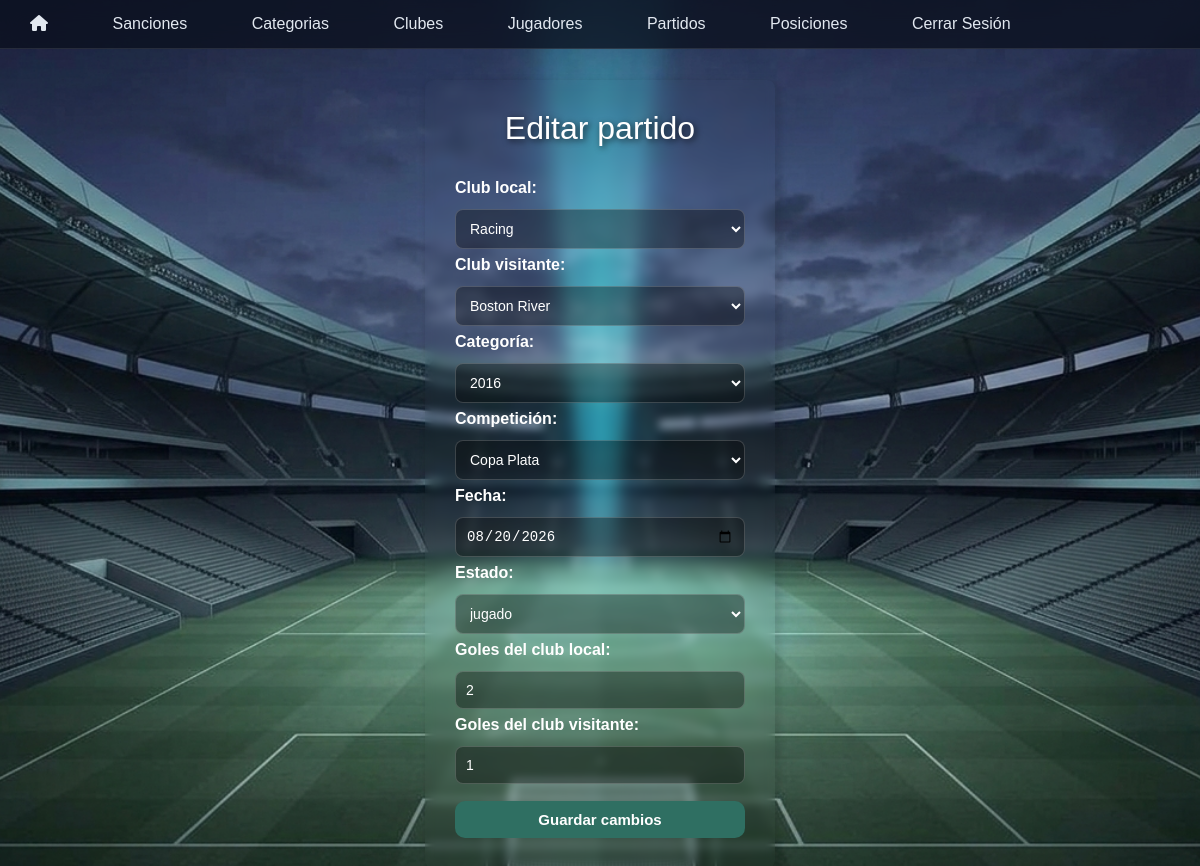
Screenshot of /fixture/editarPartido.php?id=12 (signed in) with the database file from the repository.
### tables this page shows
CREATE TABLE `partidos` (
  `id` int(11) NOT NULL,
  `id_club_local` int(11) NOT NULL,
  `id_club_visitante` int(11) NOT NULL,
  `id_categoria` int(11) NOT NULL,
  `fecha` date DEFAULT NULL,
  `estado` varchar(20) NOT NULL DEFAULT 'sin_fecha',
  `goles_local` int(11) DEFAULT NULL,
  `goles_visitante` int(11) DEFAULT NULL,
  `id_competicion` int(11) NOT NULL DEFAULT 1
);

CREATE TABLE `club` (
  `id` int(11) NOT NULL,
  `nombre` varchar(100) NOT NULL,
  `logo` varchar(255) DEFAULT NULL,
  `activo` tinyint(1) NOT NULL DEFAULT 1
);

CREATE TABLE `categorias` (
  `id` int(11) NOT NULL,
  `año` varchar(45) NOT NULL,
  `activo` tinyint(1) NOT NULL DEFAULT 1
);

CREATE TABLE `competicion` (
  `id` int(11) NOT NULL,
  `nombre` varchar(50) NOT NULL
);

### fixture/editarPartido.php (the view, shortened to what this page needs)
<?php
require_once __DIR__ . "/../conexion.php";
$id = (int) $_GET["id"];
$sql = "SELECT * FROM partidos WHERE id = $id";
$resultado = mysqli_query($conn, $sql);
$partido = mysqli_fetch_assoc($resultado);
$sqlClubes = "SELECT * FROM club WHERE activo = 1 OR id = " . $partido['id_club_local'] . " OR id = " . $partido['id_club_visitante'];
$resultadoClubes = mysqli_query($conn, $sqlClubes);
$resultadoCategorias = mysqli_query($conn, "SELECT * FROM categorias");
$resultadoCompeticiones = mysqli_query($conn, "SELECT * FROM competicion");
?>
<!DOCTYPE html>
<html lang="es">
<head>
    <link rel="stylesheet" href="partidos.css">
</head>
<body>
<header>
    <?php include "../nav/nav.php"; ?>
</header>
<div class="Casilla">
    <form action="editarPartido.php?id=<?php echo $id; ?>" method="post">
        <h1 class="tituloPartidos">Editar partido</h1>
        <label for="EquipoLocal">Club local:</label>
        <select name="EquipoLocal" id="EquipoLocal" required>
            <?php while ($club = mysqli_fetch_assoc($resultadoClubes)) { ?>
                <option value="<?php echo $club['id']; ?>"
                    <?php if ($club['id'] == $partido['id_club_local']) {
                        echo "selected";
                    } ?>>
                    <?php echo htmlspecialchars($club['nombre']); ?>
                </option>
            <?php } ?>
        </select>
        <?php
        $resultadoClubes = mysqli_query($conn, $sqlClubes);
        ?>
        <label for="EquipoVisitante">Club visitante:</label>
        <select name="EquipoVisitante" id="EquipoVisitante" required>
            <?php while ($club = mysqli_fetch_assoc($resultadoClubes)) { ?>
                <option value="<?php echo $club['id']; ?>"
                    <?php if ($club['id'] == $partido['id_club_visitante']) {
                        echo "selected";
                    } ?>>
                    <?php echo htmlspecialchars($club['nombre']); ?>
                </option>
            <?php } ?>
        </select>
        <label for="Categoria">Categoría:</label>
        <select name="Categoria" id="Categoria" required>
            <?php while ($categoria = mysqli_fetch_assoc($resultadoCategorias)) { ?>
                <option value="<?php echo $categoria['id']; ?>"
                    <?php if ($categoria['id'] == $partido['id_categoria']) {
                        echo "selected";
                    } ?>>
                    <?php echo htmlspecialchars($categoria['año']); ?>
                </option>
            <?php } ?>
        </select>
        <label for="Competicion">Competición:</label>
        <select name="Competicion" id="Competicion" required>
            <?php while ($competicion = mysqli_fetch_assoc($resultadoCompeticiones)) { ?>
                <option value="<?php echo $competicion['id']; ?>"
                    <?php if ($competicion['id'] == $partido['id_competicion']) {
                        echo "selected";
                    } ?>>
                    <?php echo htmlspecialchars($competicion['nombre']); ?>
                </option>
            <?php } ?>
        </select>
        <label for="fecha">Fecha:</label>
        <input type="date" name="fecha" id="fecha"
            value="<?php
            if ($partido['fecha'] != NULL) {
                echo htmlspecialchars($partido['fecha']);
            }
            ?>">
        <label for="estado">Estado:</label>
        <select name="estado" id="estado" required>
            <?php
            $estados = array(
                "sin_fecha",
                "programado",
                "jugado",
                "pendiente",
                "suspendido"
            );
            foreach ($estados as $opcion) {
                if ($opcion == $partido['estado']) {
                    echo "<option value='$opcion' selected>$opcion</option>";
                } else {
                    echo "<option value='$opcion'>$opcion</option>";
                }
            }
            ?>
        </select>
        <label for="goles_local">Goles del club local:</label>
        <input type="number" min="0" name="goles_local" id="goles_local"
            value="<?php
            if ($partido['goles_local'] !== NULL) {
                echo $partido['goles_local'];
            }
            ?>">
        <label for="goles_visitante">Goles del club visitante:</label>
        <input type="number" min="0" name="goles_visitante" id="goles_visitante"
            value="<?php
            if ($partido['goles_visitante'] !== NULL) {
                echo $partido['goles_visitante'];
            }
            ?>">
        <input class="Agregar" type="submit" value="Guardar cambios">
    </form>
</div>
</body>
</html>

### fixture/partidos.css (style rules this page uses)
body { margin: 0; font-family: Arial, Helvetica, sans-serif; background-image: url("../imagenes/BG.png"); background-size: cover; background-position: center; background-attachment: fixed; }
header { min-height: 50px; }
.Casilla { display: flex; flex-direction: column; align-items: center; width: 350px; box-sizing: border-box; margin: 30px auto; padding: 30px; border-radius: 8px; box-shadow: 3px 3px 6px 3px rgba(0, 0, 0, 0.1); backdrop-filter: blur(5px); }
.Casilla form { display: flex; flex-direction: column; align-items: center; width: 100%; gap: 7px; }
.tituloPartidos { font-weight: normal; text-align: center; color: white; text-shadow:2px 2px 6px rgba(0,0,0,.7); margin: 0 0 25px; }
.Casilla label { align-self: flex-start; font-weight: bold; color: white; margin-bottom: 5px; }
.Casilla input[type="date"], .Casilla input[type="number"], .Casilla select { width:100%; box-sizing:border-box; padding:10px; border:1px solid rgba(255, 255, 255, 0.18); color: white; border-radius:8px; background:rgba(0, 0, 0, 0.35); font-size:14px; outline:none; transition:.3s; display: block; box-sizing: border-box; }
.Casilla .Agregar { width: 100%; padding: 10px; margin-top: 10px; border: none; border-radius: 10px; background: #2F6F62; color: white; font-size: 15px; font-weight: bold; cursor: pointer; transition: .3s; }

### rows the page displays
partidos: EquipoLocal "Racing", EquipoVisitante "Boston River", Categoria "2016", Competicion "Copa Plata", fecha "08/20/2026", estado "jugado", goles_local "2", goles_visitante "1"
